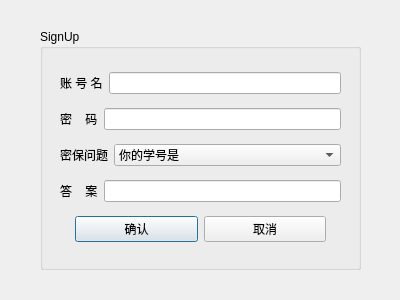
<?xml version="1.0" encoding="UTF-8"?>
<ui version="4.0">
 <class>SignUp</class>
 <widget class="QDialog" name="SignUp">
  <property name="geometry">
   <rect>
    <x>0</x>
    <y>0</y>
    <width>400</width>
    <height>300</height>
   </rect>
  </property>
  <property name="maximumSize">
   <size>
    <width>400</width>
    <height>300</height>
   </size>
  </property>
  <property name="windowTitle">
   <string>Dialog</string>
  </property>
  <widget class="QGroupBox" name="groupBox">
   <property name="geometry">
    <rect>
     <x>40</x>
     <y>29</y>
     <width>321</width>
     <height>241</height>
    </rect>
   </property>
   <property name="title">
    <string>SignUp</string>
   </property>
   <widget class="QWidget" name="layoutWidget">
    <property name="geometry">
     <rect>
      <x>20</x>
      <y>35</y>
      <width>281</width>
      <height>191</height>
     </rect>
    </property>
    <layout class="QVBoxLayout" name="verticalLayout">
     <item>
      <layout class="QHBoxLayout" name="horizontalLayout">
       <item>
        <widget class="QLabel" name="label">
         <property name="text">
          <string>账 号 名</string>
         </property>
        </widget>
       </item>
       <item>
        <widget class="QLineEdit" name="lineEdit_accout"/>
       </item>
      </layout>
     </item>
     <item>
      <layout class="QHBoxLayout" name="horizontalLayout_2">
       <item>
        <widget class="QLabel" name="label_2">
         <property name="text">
          <string>密    码</string>
         </property>
        </widget>
       </item>
       <item>
        <widget class="QLineEdit" name="lineEdit_password"/>
       </item>
      </layout>
     </item>
     <item>
      <layout class="QHBoxLayout" name="horizontalLayout_3" stretch="0,2">
       <item>
        <widget class="QLabel" name="label_3">
         <property name="text">
          <string>密保问题</string>
         </property>
        </widget>
       </item>
       <item>
        <widget class="QComboBox" name="comboBox">
         <item>
          <property name="text">
           <string>你的学号是</string>
          </property>
         </item>
         <item>
          <property name="text">
           <string>你的计网老师是</string>
          </property>
         </item>
        </widget>
       </item>
      </layout>
     </item>
     <item>
      <layout class="QHBoxLayout" name="horizontalLayout_4">
       <item>
        <widget class="QLabel" name="label_4">
         <property name="text">
          <string>答    案</string>
         </property>
        </widget>
       </item>
       <item>
        <widget class="QLineEdit" name="lineEdit_proAns"/>
       </item>
      </layout>
     </item>
     <item>
      <layout class="QHBoxLayout" name="horizontalLayout_5">
       <property name="leftMargin">
        <number>15</number>
       </property>
       <property name="rightMargin">
        <number>15</number>
       </property>
       <item>
        <widget class="QPushButton" name="pushButton">
         <property name="text">
          <string>确认</string>
         </property>
        </widget>
       </item>
       <item>
        <widget class="QPushButton" name="pushButton_2">
         <property name="text">
          <string>取消</string>
         </property>
        </widget>
       </item>
      </layout>
     </item>
    </layout>
   </widget>
  </widget>
 </widget>
 <resources/>
 <connections/>
</ui>
